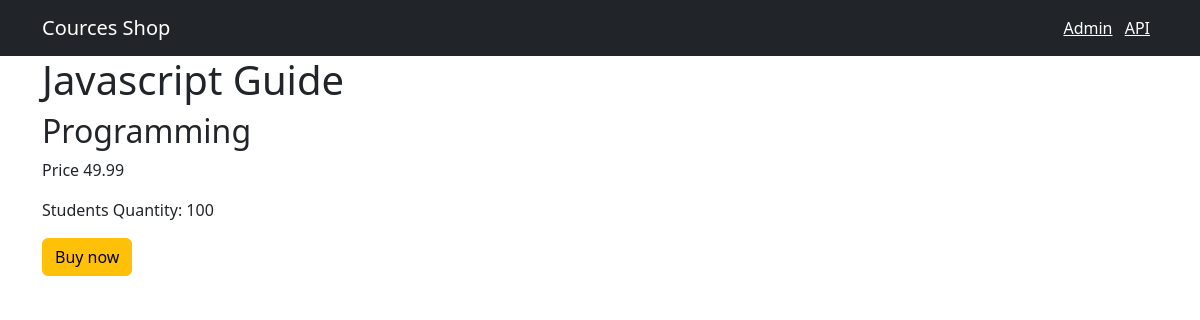
/2, run on the app's committed database.
### shop/models.py (models this page shows, shortened)
class Course(models.Model):
    title = models.CharField(max_length=200)
    price = models.FloatField()
    students_qty = models.IntegerField()
    reviews_qty = models.IntegerField()
    category = models.ForeignKey(Category, on_delete=models.CASCADE)
    created_at = models.DateTimeField(default=timezone.now)

class Category(models.Model):
    title = models.CharField(max_length=250)
    created_at = models.DateTimeField(default=timezone.now)
    def __str__(self):
        return self.title

### shop/views.py (the view)
# urls.py: path('<int:course_id>',views.single_course, name='single_course'),
def single_course(request, course_id ):
    course = get_object_or_404(Course, pk=course_id)
    return render(request, 'shop/single_course.html', {'course': course})

### templates/shop/single_course.html (shortened to what this page needs)
{% extends 'base.html'%}
{% block content %}
<h1>{{ course.title }}</h1>
<h2>{{ course.category }}</h2>
<p> Price {{course.price }} </p>
<p> Students Quantity: {{course.students_qty}} </p>
<button class="btn btn-warning"> Buy now </button>
{% endblock %}

### data on the page
Course: title "Javascript Guide", category "Programming", price "49.99", students_qty "100"
